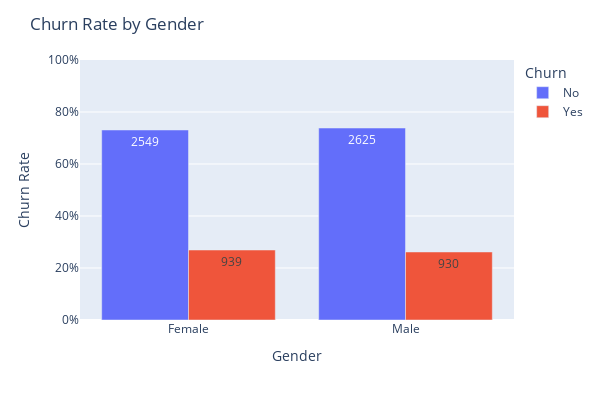

Here is the notebook cell this chart was saved with:
### Code cell
# Group the data by gender and chrurn, and count the number of customers in each group
grouped = df.groupby(['gender', 'Churn']).size().reset_index(name='count')

# Calculate the churn rate for each gender
totals = grouped.groupby('gender')['count'].transform('sum')
grouped['churn_rate'] = grouped['count']/totals

# Create bar chart
fig = px.bar(grouped, x='gender', y='churn_rate', color='Churn', text='count',
             barmode='group',
             hover_data={'count': True, 'churn_rate': ':.2%'},
             labels={'count': 'Count', 'churn_rate': 'Churn Rate'})

# Set the chart title and axis labels
fig.update_layout(
    title='Churn Rate by Gender',
    xaxis_title='Gender',
    width=600,
    height=400
)

# Update the y-axis range and format
fig.update_yaxes(range=[0, 1], tickformat='.0%')

# Display the chart
fig.show()

### Figure 1 — Plotly figure (JSON) as saved in the notebook; plotly's stock layout.template omitted (floating-point values rounded to 4 significant figures)
{"data": [{"alignmentgroup": "True", "customdata": [[2549], [2625]], "hovertemplate": "Churn=No<br>gender=%{x}<br>Churn Rate=%{y:.2%}<br>Count=%{customdata[0]}<extra></extra>", "legendgroup": "No", "marker": {"color": "#636efa", "pattern": {"shape": ""}}, "name": "No", "offsetgroup": "No", "orientation": "v", "showlegend": true, "text": [2549, 2625], "textposition": "auto", "type": "bar", "x": ["Female", "Male"], "xaxis": "x", "y": [0.7308, 0.7384], "yaxis": "y"}, {"alignmentgroup": "True", "customdata": [[939], [930]], "hovertemplate": "Churn=Yes<br>gender=%{x}<br>Churn Rate=%{y:.2%}<br>Count=%{customdata[0]}<extra></extra>", "legendgroup": "Yes", "marker": {"color": "#EF553B", "pattern": {"shape": ""}}, "name": "Yes", "offsetgroup": "Yes", "orientation": "v", "showlegend": true, "text": [939, 930], "textposition": "auto", "type": "bar", "x": ["Female", "Male"], "xaxis": "x", "y": [0.2692, 0.2616], "yaxis": "y"}], "layout": {"barmode": "group", "height": 400, "legend": {"title": {"text": "Churn"}, "tracegroupgap": 0}, "margin": {"t": 60}, "title": {"text": "Churn Rate by Gender"}, "width": 600, "xaxis": {"anchor": "y", "domain": [0, 1], "title": {"text": "Gender"}}, "yaxis": {"anchor": "x", "domain": [0, 1], "range": [0, 1], "tickformat": ".0%", "title": {"text": "Churn Rate"}}}}
